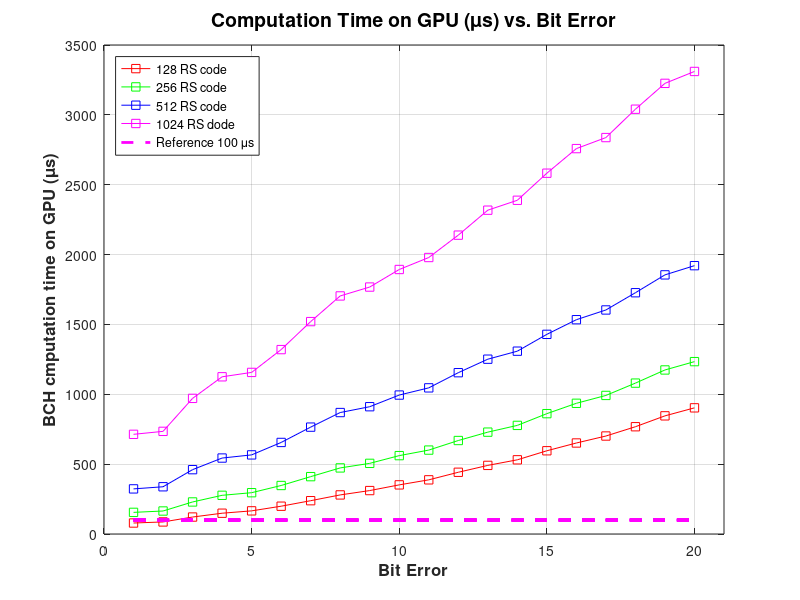
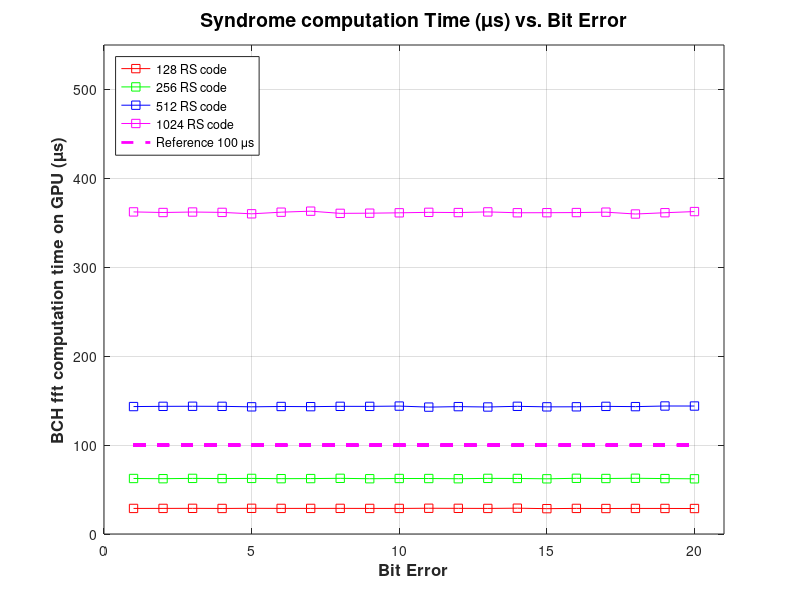
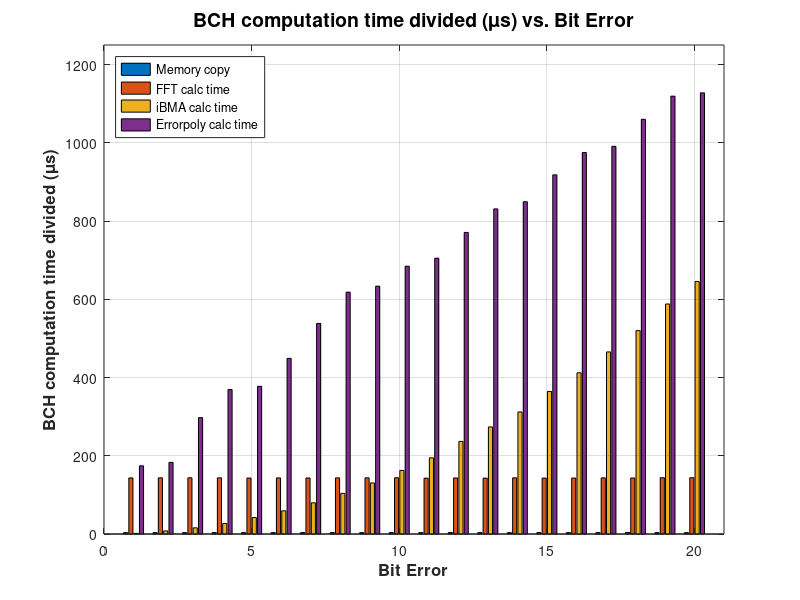

Recreate these plots in MATLAB, in order.
% This function is to plot total latency taken for different error correction
% and block sizes

max = 20;
err_x = [1:max];

rs128_h2d     = ones(1,max);
rs128_d2h     = ones(1,max);
rs128_fft    = ones(1,max);
rs128_keyq    = ones(1,max);
rs128_errpoly = ones(1,max);

rs256_h2d     = ones(1,max);
rs256_d2h     = ones(1,max);
rs256_fft    = ones(1,max);
rs256_keyq    = ones(1,max);
rs256_errpoly = ones(1,max);

rs512_h2d     = ones(1,max);
rs512_d2h     = ones(1,max);
rs512_fft    = ones(1,max);
rs512_keyq    = ones(1,max);
rs512_errpoly = ones(1,max);

% Data from the cuda

 rs128_h2d(1) = 1.152000;
 rs128_d2h(1) = 2.464000;
 rs128_fft(1) = 28.768000;
 rs128_keyq(1) = 1.792000;
 rs128_errpoly(1) = 44.481000;

 rs256_h2d(1) = 1.152000;
 rs256_d2h(1) = 2.464000;
 rs256_fft(1) = 62.433000;
 rs256_keyq(1) = 1.568000;
 rs256_errpoly(1) = 87.265000;

 rs512_h2d(1) = 1.152000;
 rs512_d2h(1) = 2.432000;
 rs512_fft(1) = 143.330000;
 rs512_keyq(1) = 1.664000;
 rs512_errpoly(1) = 174.339000;

 rs1024_h2d(1) = 1.152000;
 rs1024_d2h(1) = 2.432000;
 rs1024_fft(1) = 362.278000;
 rs1024_keyq(1) = 1.568000;
 rs1024_errpoly(1) = 346.022000;

 rs128_h2d(2) = 1.152000;
 rs128_d2h(2) = 2.432000;
 rs128_fft(2) = 28.800000;
 rs128_keyq(2) = 7.073000;
 rs128_errpoly(2) = 46.816000;

 rs256_h2d(2) = 1.152000;
 rs256_d2h(2) = 2.464000;
 rs256_fft(2) = 62.209000;
 rs256_keyq(2) = 6.880000;
 rs256_errpoly(2) = 91.905000;

 rs512_h2d(2) = 1.152000;
 rs512_d2h(2) = 2.464000;
 rs512_fft(2) = 143.586000;
 rs512_keyq(2) = 7.840000;
 rs512_errpoly(2) = 183.076000;

 rs1024_h2d(2) = 1.152000;
 rs1024_d2h(2) = 2.784000;
 rs1024_fft(2) = 361.605000;
 rs1024_keyq(2) = 7.552000;
 rs1024_errpoly(2) = 361.605000;

 rs128_h2d(3) = 1.152000;
 rs128_d2h(3) = 2.432000;
 rs128_fft(3) = 28.865000;
 rs128_keyq(3) = 15.200000;
 rs128_errpoly(3) = 73.794000;

 rs256_h2d(3) = 1.152000;
 rs256_d2h(3) = 2.432000;
 rs256_fft(3) = 62.561000;
 rs256_keyq(3) = 15.489000;
 rs256_errpoly(3) = 147.682000;

 rs512_h2d(3) = 1.152000;
 rs512_d2h(3) = 2.464000;
 rs512_fft(3) = 143.681000;
 rs512_keyq(3) = 15.745000;
 rs512_errpoly(3) = 297.539000;

 rs1024_h2d(3) = 1.152000;
 rs1024_d2h(3) = 2.432000;
 rs1024_fft(3) = 362.149000;
 rs1024_keyq(3) = 15.361000;
 rs1024_errpoly(3) = 589.704000;

 rs128_h2d(4) = 1.152000;
 rs128_d2h(4) = 2.432000;
 rs128_fft(4) = 28.737000;
 rs128_keyq(4) = 25.888000;
 rs128_errpoly(4) = 90.594000;

 rs256_h2d(4) = 1.184000;
 rs256_d2h(4) = 2.496000;
 rs256_fft(4) = 62.369000;
 rs256_keyq(4) = 27.521000;
 rs256_errpoly(4) = 183.363000;

 rs512_h2d(4) = 1.376000;
 rs512_d2h(4) = 2.432000;
 rs512_fft(4) = 143.586000;
 rs512_keyq(4) = 26.976000;
 rs512_errpoly(4) = 369.317000;

 rs1024_h2d(4) = 1.152000;
 rs1024_d2h(4) = 2.464000;
 rs1024_fft(4) = 361.734000;
 rs1024_keyq(4) = 25.793000;
 rs1024_errpoly(4) = 734.060000;

 rs128_h2d(5) = 1.152000;
 rs128_d2h(5) = 2.432000;
 rs128_fft(5) = 28.897000;
 rs128_keyq(5) = 41.600000;
 rs128_errpoly(5) = 91.585000;

 rs256_h2d(5) = 1.152000;
 rs256_d2h(5) = 2.464000;
 rs256_fft(5) = 62.529000;
 rs256_keyq(5) = 42.913000;
 rs256_errpoly(5) = 186.595000;

 rs512_h2d(5) = 1.184000;
 rs512_d2h(5) = 2.464000;
 rs512_fft(5) = 143.042000;
 rs512_keyq(5) = 42.145000;
 rs512_errpoly(5) = 377.414000;

 rs1024_h2d(5) = 1.152000;
 rs1024_d2h(5) = 2.464000;
 rs1024_fft(5) = 360.134000;
 rs1024_keyq(5) = 41.441000;
 rs1024_errpoly(5) = 751.405000;

 rs128_h2d(6) = 1.152000;
 rs128_d2h(6) = 2.432000;
 rs128_fft(6) = 28.800000;
 rs128_keyq(6) = 59.137000;
 rs128_errpoly(6) = 107.426000;

 rs256_h2d(6) = 1.152000;
 rs256_d2h(6) = 2.432000;
 rs256_fft(6) = 62.241000;
 rs256_keyq(6) = 60.289000;
 rs256_errpoly(6) = 221.059000;

 rs512_h2d(6) = 1.152000;
 rs512_d2h(6) = 2.464000;
 rs512_fft(6) = 143.426000;
 rs512_keyq(6) = 59.297000;
 rs512_errpoly(6) = 448.968000;

 rs1024_h2d(6) = 1.152000;
 rs1024_d2h(6) = 2.432000;
 rs1024_fft(6) = 361.958000;
 rs1024_keyq(6) = 59.169000;
 rs1024_errpoly(6) = 895.151000;

 rs128_h2d(7) = 1.152000;
 rs128_d2h(7) = 2.432000;
 rs128_fft(7) = 28.800000;
 rs128_keyq(7) = 78.337000;
 rs128_errpoly(7) = 127.714000;

 rs256_h2d(7) = 1.152000;
 rs256_d2h(7) = 2.465000;
 rs256_fft(7) = 62.337000;
 rs256_keyq(7) = 80.162000;
 rs256_errpoly(7) = 264.452000;

 rs512_h2d(7) = 1.152000;
 rs512_d2h(7) = 2.592000;
 rs512_fft(7) = 143.234000;
 rs512_keyq(7) = 79.777000;
 rs512_errpoly(7) = 538.249000;

 rs1024_h2d(7) = 1.152000;
 rs1024_d2h(7) = 2.432000;
 rs1024_fft(7) = 363.110000;
 rs1024_keyq(7) = 79.297000;
 rs1024_errpoly(7) = 1.074290e+03;

 rs128_h2d(8) = 1.152000;
 rs128_d2h(8) = 2.433000;
 rs128_fft(8) = 28.832000;
 rs128_keyq(8) = 103.330000;
 rs128_errpoly(8) = 143.970000;

 rs256_h2d(8) = 1.184000;
 rs256_d2h(8) = 2.464000;
 rs256_fft(8) = 62.625000;
 rs256_keyq(8) = 105.665000;
 rs256_errpoly(8) = 301.061000;

 rs512_h2d(8) = 1.184000;
 rs512_d2h(8) = 2.464000;
 rs512_fft(8) = 143.586000;
 rs512_keyq(8) = 103.906000;
 rs512_errpoly(8) = 618.219000;

 rs1024_h2d(8) = 1.152000;
 rs1024_d2h(8) = 2.464000;
 rs1024_fft(8) = 360.648000;
 rs1024_keyq(8) = 104.642000;
 rs1024_errpoly(8) = 1.235035e+03;

 rs128_h2d(9) = 1.152000;
 rs128_d2h(9) = 2.688000;
 rs128_fft(9) = 28.768000;
 rs128_keyq(9) = 131.138000;
 rs128_errpoly(9) = 147.138000;

 rs256_h2d(9) = 1.152000;
 rs256_d2h(9) = 2.720000;
 rs256_fft(9) = 62.177000;
 rs256_keyq(9) = 132.514000;
 rs256_errpoly(9) = 307.077000;

 rs512_h2d(9) = 1.120000;
 rs512_d2h(9) = 2.432000;
 rs512_fft(9) = 143.554000;
 rs512_keyq(9) = 130.530000;
 rs512_errpoly(9) = 633.514000;

 rs1024_h2d(9) = 1.152000;
 rs1024_d2h(9) = 2.432000;
 rs1024_fft(9) = 360.838000;
 rs1024_keyq(9) = 132.034000;
 rs1024_errpoly(9) = 1.271155e+03;

 rs128_h2d(10) = 1.152000;
 rs128_d2h(10) = 2.432000;
 rs128_fft(10) = 28.768000;
 rs128_keyq(10) = 163.363000;
 rs128_errpoly(10) = 155.939000;

 rs256_h2d(10) = 1.120000;
 rs256_d2h(10) = 2.816000;
 rs256_fft(10) = 62.433000;
 rs256_keyq(10) = 162.498000;
 rs256_errpoly(10) = 332.100000;

 rs512_h2d(10) = 1.152000;
 rs512_d2h(10) = 2.464000;
 rs512_fft(10) = 143.874000;
 rs512_keyq(10) = 162.467000;
 rs512_errpoly(10) = 684.554000;

 rs1024_h2d(10) = 1.152000;
 rs1024_d2h(10) = 2.400000;
 rs1024_fft(10) = 361.254000;
 rs1024_keyq(10) = 163.042000;
 rs1024_errpoly(10) = 1.365334e+03;

 rs128_h2d(11) = 1.184000;
 rs128_d2h(11) = 2.432000;
 rs128_fft(11) = 28.960000;
 rs128_keyq(11) = 195.907000;
 rs128_errpoly(11) = 159.203000;

 rs256_h2d(11) = 1.184000;
 rs256_d2h(11) = 2.464000;
 rs256_fft(11) = 62.402000;
 rs256_keyq(11) = 193.635000;
 rs256_errpoly(11) = 340.966000;

 rs512_h2d(11) = 1.184000;
 rs512_d2h(11) = 2.432000;
 rs512_fft(11) = 142.723000;
 rs512_keyq(11) = 194.723000;
 rs512_errpoly(11) = 704.972000;

 rs1024_h2d(11) = 1.152000;
 rs1024_d2h(11) = 2.464000;
 rs1024_fft(11) = 361.797000;
 rs1024_keyq(11) = 195.108000;
 rs1024_errpoly(11) = 1.418454e+03;

 rs128_h2d(12) = 1.184000;
 rs128_d2h(12) = 2.432000;
 rs128_fft(12) = 28.865000;
 rs128_keyq(12) = 239.043000;
 rs128_errpoly(12) = 170.338000;

 rs256_h2d(12) = 1.152000;
 rs256_d2h(12) = 2.464000;
 rs256_fft(12) = 62.177000;
 rs256_keyq(12) = 231.684000;
 rs256_errpoly(12) = 371.655000;

 rs512_h2d(12) = 1.152000;
 rs512_d2h(12) = 2.656000;
 rs512_fft(12) = 143.266000;
 rs512_keyq(12) = 236.644000;
 rs512_errpoly(12) = 770.922000;

 rs1024_h2d(12) = 1.184000;
 rs1024_d2h(12) = 2.432000;
 rs1024_fft(12) = 361.541000;
 rs1024_keyq(12) = 238.116000;
 rs1024_errpoly(12) = 1.535832e+03;

 rs128_h2d(13) = 1.152000;
 rs128_d2h(13) = 2.432000;
 rs128_fft(13) = 28.768000;
 rs128_keyq(13) = 277.637000;
 rs128_errpoly(13) = 181.123000;

 rs256_h2d(13) = 1.184000;
 rs256_d2h(13) = 2.464000;
 rs256_fft(13) = 62.561000;
 rs256_keyq(13) = 265.989000;
 rs256_errpoly(13) = 396.904000;

 rs512_h2d(13) = 1.152000;
 rs512_d2h(13) = 2.464000;
 rs512_fft(13) = 142.851000;
 rs512_keyq(13) = 273.700000;
 rs512_errpoly(13) = 831.087000;

 rs1024_h2d(13) = 1.152000;
 rs1024_d2h(13) = 2.432000;
 rs1024_fft(13) = 362.279000;
 rs1024_keyq(13) = 278.309000;
 rs1024_errpoly(13) = 1.673598e+03;

 rs128_h2d(14) = 1.120000;
 rs128_d2h(14) = 2.688000;
 rs128_fft(14) = 29.025000;
 rs128_keyq(14) = 315.205000;
 rs128_errpoly(14) = 183.012000;

 rs256_h2d(14) = 1.248000;
 rs256_d2h(14) = 2.432000;
 rs256_fft(14) = 62.465000;
 rs256_keyq(14) = 305.733000;
 rs256_errpoly(14) = 405.543000;

 rs512_h2d(14) = 1.152000;
 rs512_d2h(14) = 2.432000;
 rs512_fft(14) = 143.618000;
 rs512_keyq(14) = 311.974000;
 rs512_errpoly(14) = 849.422000;

 rs1024_h2d(14) = 1.152000;
 rs1024_d2h(14) = 2.432000;
 rs1024_fft(14) = 361.317000;
 rs1024_keyq(14) = 317.830000;
 rs1024_errpoly(14) = 1.705947e+03;

 rs128_h2d(15) = 1.184000;
 rs128_d2h(15) = 2.464000;
 rs128_fft(15) = 28.513000;
 rs128_keyq(15) = 368.774000;
 rs128_errpoly(15) = 194.820000;

 rs256_h2d(15) = 1.184000;
 rs256_d2h(15) = 2.464000;
 rs256_fft(15) = 62.081000;
 rs256_keyq(15) = 359.974000;
 rs256_errpoly(15) = 435.751000;

 rs512_h2d(15) = 1.184000;
 rs512_d2h(15) = 2.464000;
 rs512_fft(15) = 143.011000;
 rs512_keyq(15) = 364.293000;
 rs512_errpoly(15) = 918.094000;

 rs1024_h2d(15) = 1.152000;
 rs1024_d2h(15) = 2.464000;
 rs1024_fft(15) = 361.382000;
 rs1024_keyq(15) = 370.662000;
 rs1024_errpoly(15) = 1.846751e+03;

 rs128_h2d(16) = 1.152000;
 rs128_d2h(16) = 2.464000;
 rs128_fft(16) = 28.800000;
 rs128_keyq(16) = 414.503000;
 rs128_errpoly(16) = 204.483000;

 rs256_h2d(16) = 1.152000;
 rs256_d2h(16) = 2.464000;
 rs256_fft(16) = 62.657000;
 rs256_keyq(16) = 407.846000;
 rs256_errpoly(16) = 461.414000;

 rs512_h2d(16) = 1.184000;
 rs512_d2h(16) = 2.464000;
 rs512_fft(16) = 143.074000;
 rs512_keyq(16) = 412.006000;
 rs512_errpoly(16) = 975.153000;

 rs1024_h2d(16) = 1.184000;
 rs1024_d2h(16) = 2.464000;
 rs1024_fft(16) = 361.541000;
 rs1024_keyq(16) = 414.982000;
 rs1024_errpoly(16) = 1.978332e+03;

 rs128_h2d(17) = 1.184000;
 rs128_d2h(17) = 2.464000;
 rs128_fft(17) = 28.672000;
 rs128_keyq(17) = 465.896000;
 rs128_errpoly(17) = 203.108000;

 rs256_h2d(17) = 1.120000;
 rs256_d2h(17) = 2.432000;
 rs256_fft(17) = 62.433000;
 rs256_keyq(17) = 460.839000;
 rs256_errpoly(17) = 465.032000;

 rs512_h2d(17) = 1.152000;
 rs512_d2h(17) = 2.464000;
 rs512_fft(17) = 143.555000;
 rs512_keyq(17) = 465.448000;
 rs512_errpoly(17) = 990.929000;

 rs1024_h2d(17) = 1.152000;
 rs1024_d2h(17) = 2.464000;
 rs1024_fft(17) = 361.989000;
 rs1024_keyq(17) = 466.631000;
 rs1024_errpoly(17) = 2.005246e+03;

 rs128_h2d(18) = 1.184000;
 rs128_d2h(18) = 2.432000;
 rs128_fft(18) = 28.769000;
 rs128_keyq(18) = 520.712000;
 rs128_errpoly(18) = 214.724000;

 rs256_h2d(18) = 1.184000;
 rs256_d2h(18) = 2.528000;
 rs256_fft(18) = 62.689000;
 rs256_keyq(18) = 517.033000;
 rs256_errpoly(18) = 496.585000;

 rs512_h2d(18) = 1.152000;
 rs512_d2h(18) = 2.688000;
 rs512_fft(18) = 143.266000;
 rs512_keyq(18) = 519.784000;
 rs512_errpoly(18) = 1.060081e+03;

 rs1024_h2d(18) = 1.152000;
 rs1024_d2h(18) = 2.432000;
 rs1024_fft(18) = 359.908000;
 rs1024_keyq(18) = 518.215000;
 rs1024_errpoly(18) = 2.158748e+03;

 rs128_h2d(19) = 1.152000;
 rs128_d2h(19) = 2.432000;
 rs128_fft(19) = 28.737000;
 rs128_keyq(19) = 591.497000;
 rs128_errpoly(19) = 221.859000;

 rs256_h2d(19) = 1.184000;
 rs256_d2h(19) = 2.688000;
 rs256_fft(19) = 62.337000;
 rs256_keyq(19) = 587.146000;
 rs256_errpoly(19) = 520.777000;

 rs512_h2d(19) = 1.152000;
 rs512_d2h(19) = 2.432000;
 rs512_fft(19) = 143.970000;
 rs512_keyq(19) = 587.946000;
 rs512_errpoly(19) = 1.119251e+03;

 rs1024_h2d(19) = 1.152000;
 rs1024_d2h(19) = 2.496000;
 rs1024_fft(19) = 361.350000;
 rs1024_keyq(19) = 586.346000;
 rs1024_errpoly(19) = 2.274151e+03;

 rs128_h2d(20) = 1.184000;
 rs128_d2h(20) = 2.432000;
 rs128_fft(20) = 28.672000;
 rs128_keyq(20) = 650.249000;
 rs128_errpoly(20) = 220.419000;

 rs256_h2d(20) = 1.152000;
 rs256_d2h(20) = 2.464000;
 rs256_fft(20) = 62.081000;
 rs256_keyq(20) = 645.864000;
 rs256_errpoly(20) = 522.246000;

 rs512_h2d(20) = 1.152000;
 rs512_d2h(20) = 2.432000;
 rs512_fft(20) = 143.938000;
 rs512_keyq(20) = 645.356000;
 rs512_errpoly(20) = 1.127764e+03;

 rs1024_h2d(20) = 1.152000;
 rs1024_d2h(20) = 2.464000;
 rs1024_fft(20) = 362.662000;
 rs1024_keyq(20) = 642.667000;
 rs1024_errpoly(20) = 2.301702e+03;

% Add all of the data together
rs128 = rs128_h2d+rs128_d2h+rs128_fft+rs128_keyq+rs128_errpoly;
rs256 = rs256_h2d+rs256_d2h+rs256_fft+rs256_keyq+rs256_errpoly;
rs512 = rs512_h2d+rs512_d2h+rs512_fft+rs512_keyq+rs512_errpoly;
rs1024 = rs1024_h2d+rs1024_d2h+rs1024_fft+rs1024_keyq+rs1024_errpoly;

c128 = [rs128_d2h+rs128_h2d;rs128_fft;rs128_keyq;rs128_errpoly];
c512 = [rs512_d2h+rs512_h2d;rs512_fft;rs512_keyq;rs512_errpoly];
c1024 = [rs1024_d2h+rs1024_h2d;rs1024_fft;rs1024_keyq;rs1024_errpoly];
c100 = ones(max)*100;

% Plot the graph for all computation time 
f = figure(1);
plot(err_x,rs128,'-sr',err_x,rs256,'-sg',err_x,rs512,'-sb',err_x,rs1024,'-sm',err_x,c100,'--m','LineWidth',2);
legend('128 RS code','256 RS code','512 RS code','1024 RS dode','Reference 100 \mus','Location','northwest');
grid on;
xlabel('Bit Error','fontweight','bold','fontsize',12);
ylabel('BCH cmputation time on GPU (\mus)','fontweight','bold','fontsize',12);
title('Computation Time on GPU (\mus) vs. Bit Error','fontweight','bold','fontsize',14);
axis([0,max+1,0,3500]);
saveas(f,'Bit_error_comp_time.jpg','jpg');

%% Plot the fft generator  
f = figure(2);
plot(err_x,rs128_fft,'-sr',err_x,rs256_fft,'-sg',err_x,rs512_fft,'-sb',err_x,rs1024_fft,'-sm',err_x,c100,'--m','LineWidth',2);
legend('128 RS code','256 RS code','512 RS code','1024 RS code','Reference 100 \mus','Location','northwest');
grid on;
xlabel('Bit Error','fontweight','bold','fontsize',12);
ylabel('BCH fft computation time on GPU (\mus)','fontweight','bold','fontsize',12);
title('Syndrome computation Time (\mus) vs. Bit Error','fontweight','bold','fontsize',14);
axis([0,max+1,0,550]);
saveas(f,'Bit_error_fft_time.jpg','jpg');

% Plot the BAR grapsh
f=figure(3);
bar(c512');
grid on;
legend('Memory copy','FFT calc time ','iBMA calc time','Errorpoly calc time','Location','northwest');
xlabel('Bit Error','fontweight','bold','fontsize',12);
ylabel('BCH computation time divided (\mus)','fontweight','bold','fontsize',12);
title('BCH computation time divided (\mus) vs. Bit Error','fontweight','bold','fontsize',14);
axis([0,max+1,0,1250]);
saveas(f,'Bit_error_bar_gpu_time.jpg','jpg');
